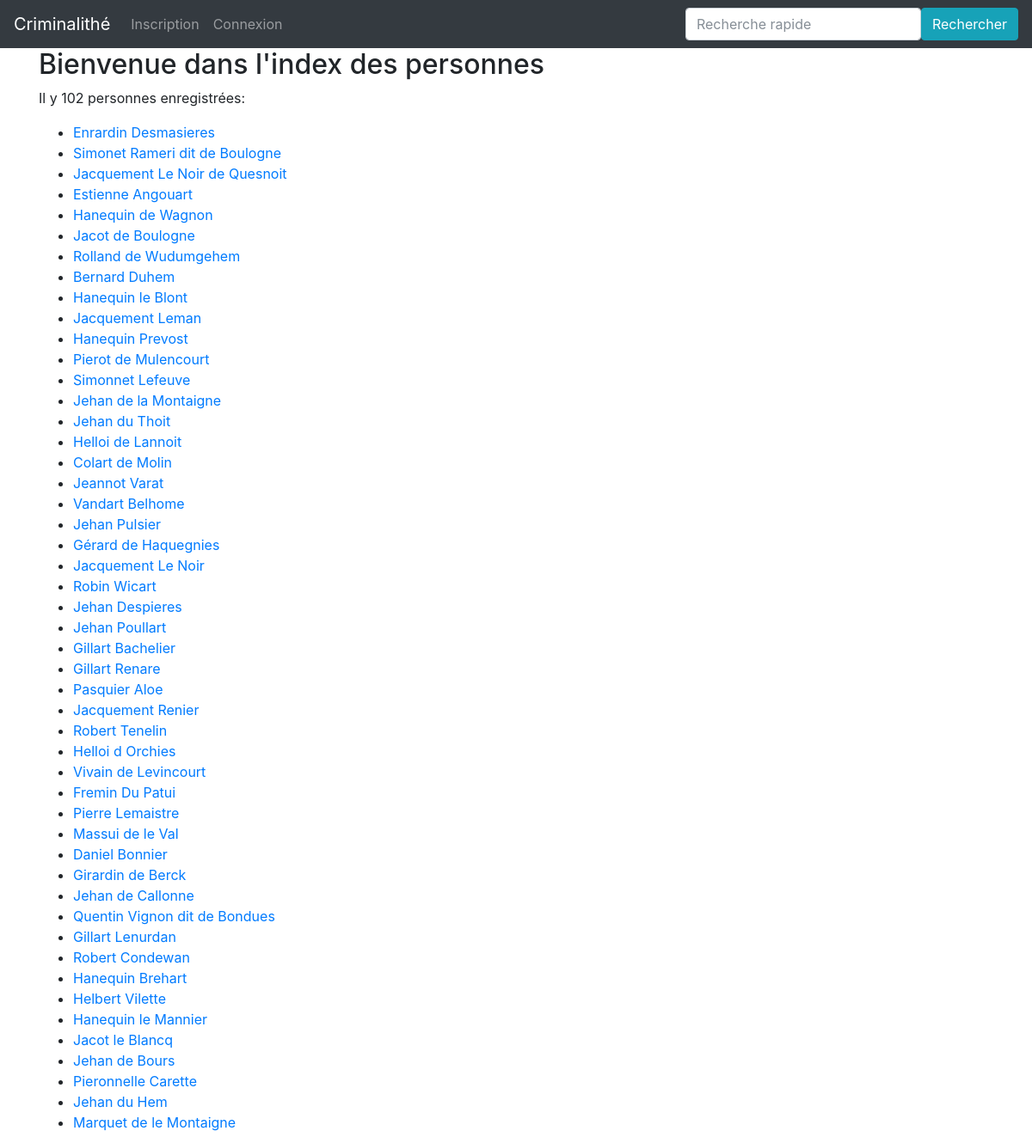
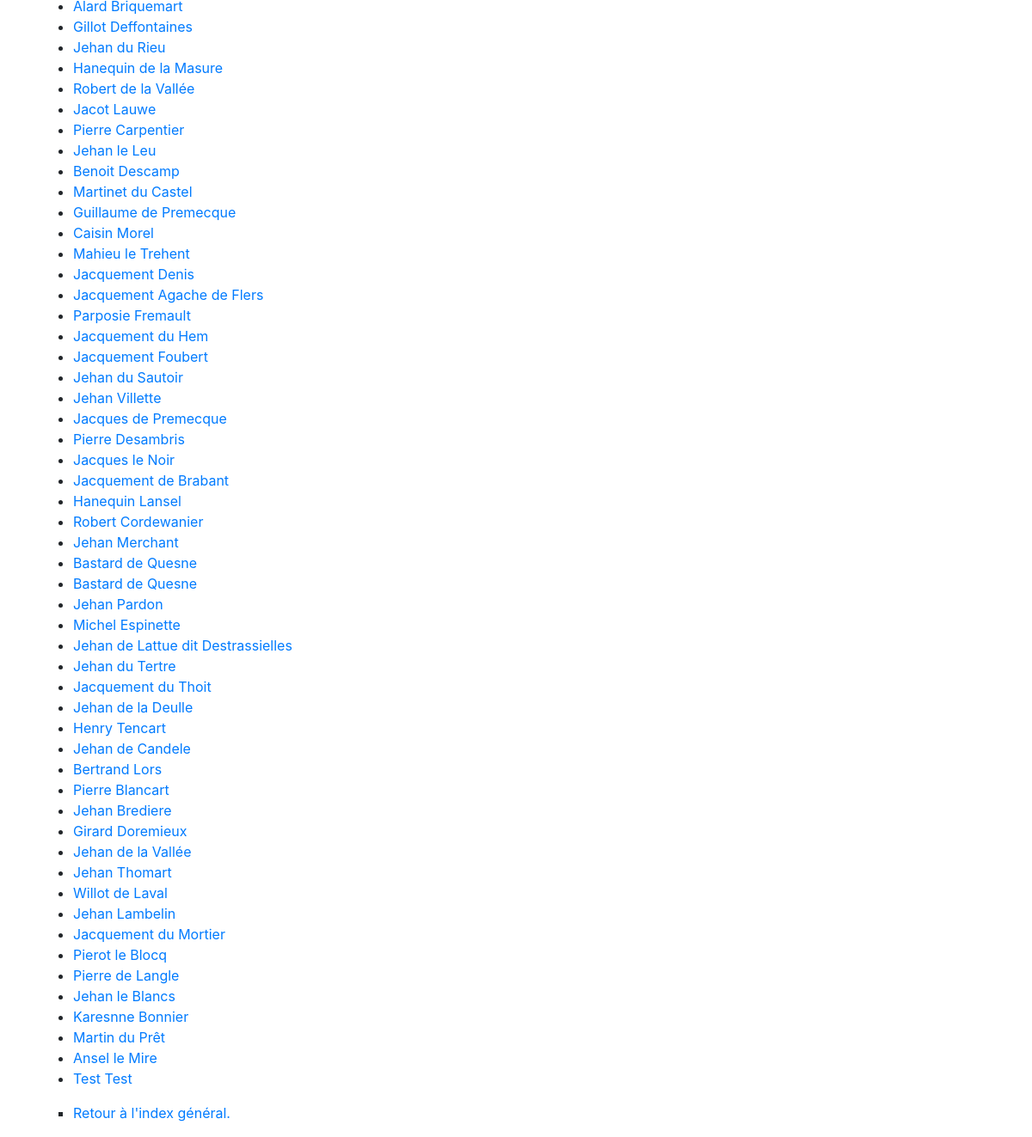
Page /Index/personnes/ on the earlier database version (2 pictures, top to bottom).
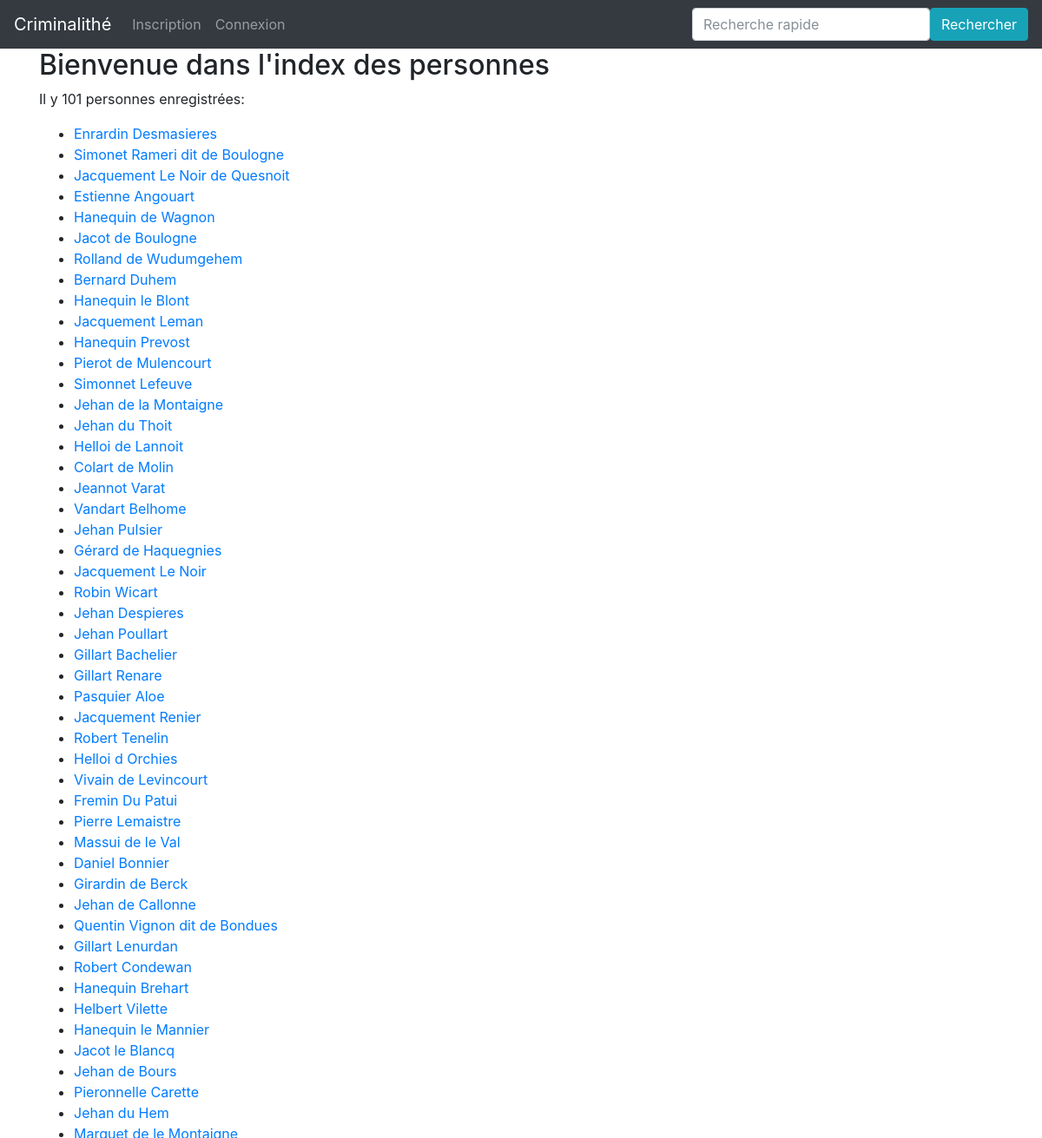
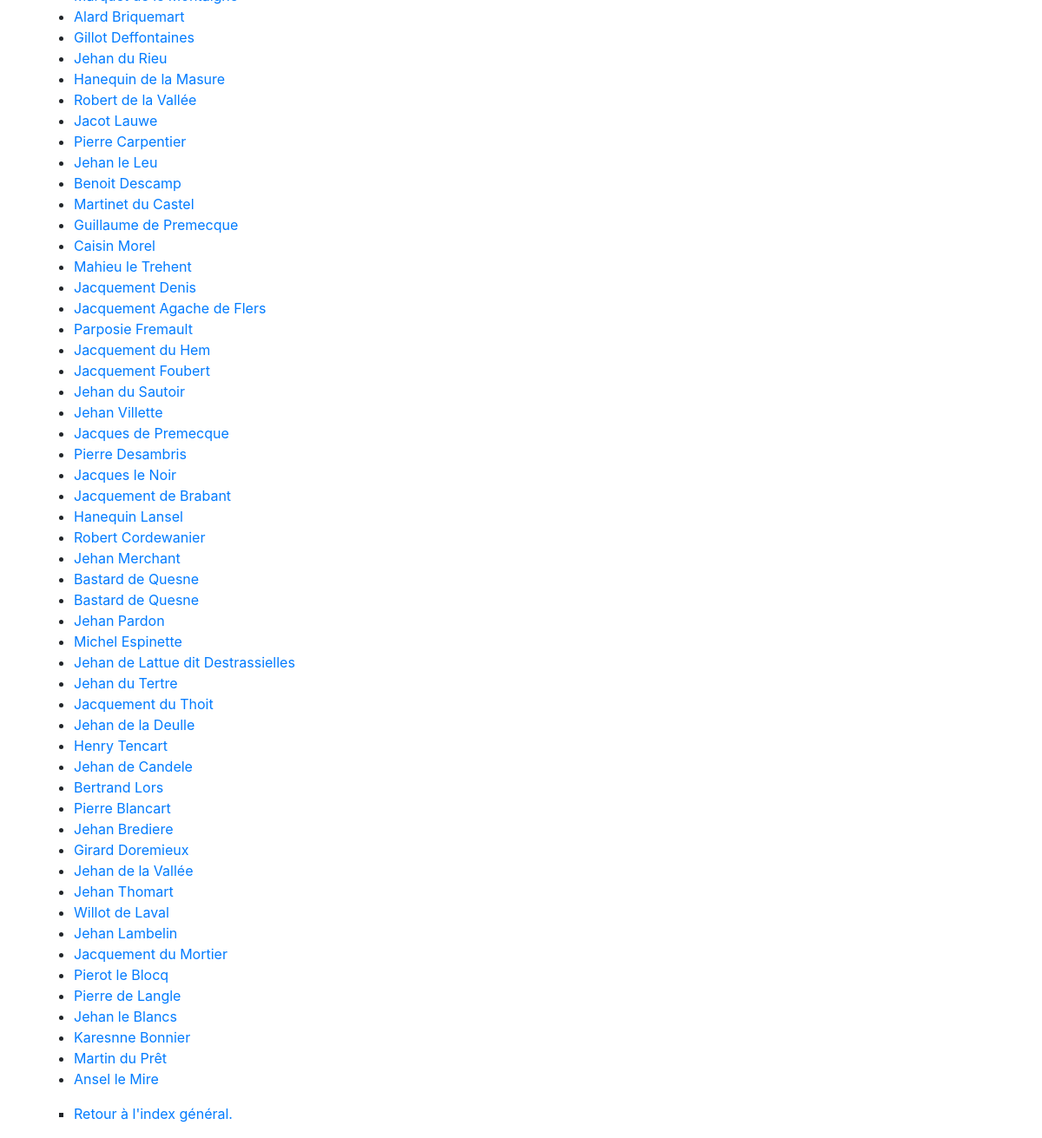
Same page on the later database version (2 pictures, top to bottom).
### app/modeles/donnees.py (models this page shows, shortened)
class Personnes(db.Model):
    personnes_id = db.Column(db.Integer, primary_key=True, unique=True, nullable=False, autoincrement=True)
    personnes_amendes_id = db.Column(db.Integer)
    personnes_nom = db.Column(db.Text)
    personnes_prenom = db.Column(db.Text)
    authorships = db.relationship("Authorship", back_populates="personne")

### app/routes/__init__.py (the view)
@app.route("/Index/personnes/")
def index_personnes():
    personnes = Personnes.query.all()
    return render_template("pages/Index_personnes.html", personnes=personnes)

### app/templates/pages/Index_personnes.html
{% extends "conteneur.html" %}
{% block corps %}
    <h2> Bienvenue dans l'index des personnes</h2>
<p>
    Il y {{personnes|length}} personnes enregistrées:
        <ul>
            {% for personne in personnes %}
                <li><a href="{{url_for('personne', personnes_id=personne.personnes_id)}}">{{personne.personnes_prenom}} {{personne.personnes_nom}}</a></li>
            {% endfor %}
        </ul>
<ul type="square">
    <li><a href="{{url_for('index')}}">Retour à l'index général.</a></li>
</ul>
</p>
{% endblock %}

Differences in the rows shown:
removed Personnes: personnes_prenom "Test", personnes_nom "Test"
Other differences:
{{ personnes|length }}: "102" → "101"
